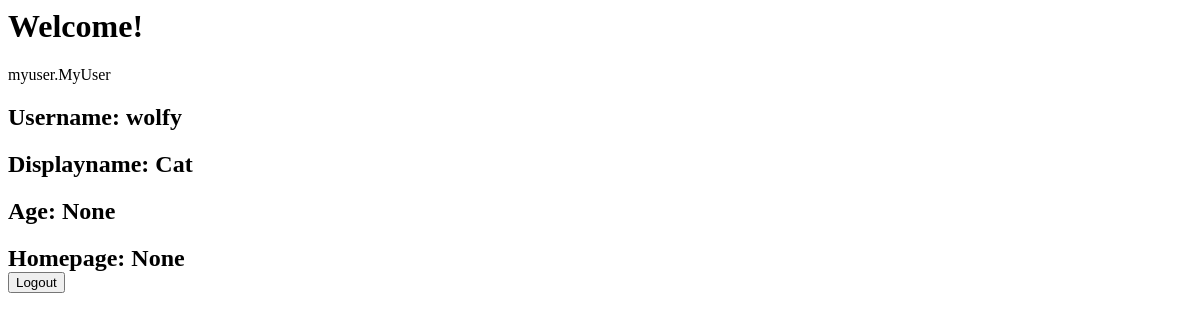
Page / (signed in) on the earlier database version.
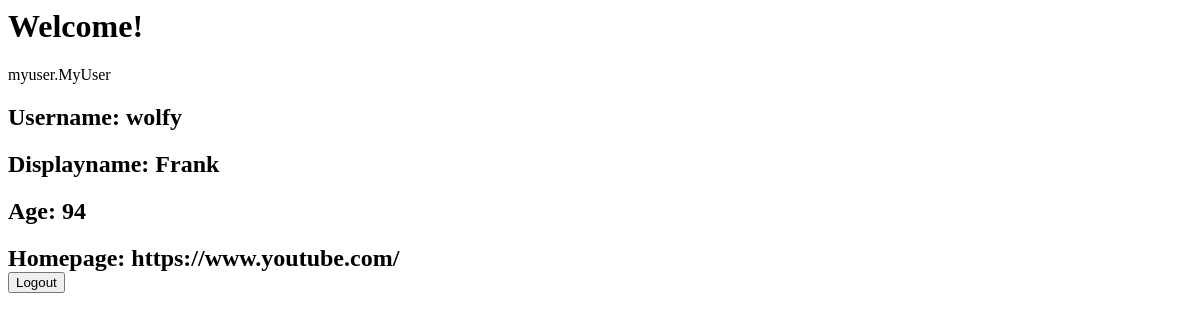
Same page on the later database version.
### myuser/models.py (models this page shows)
class MyUser(AbstractUser):
    displayname = models.CharField(max_length=100, default="")
    age = models.IntegerField(blank=True, null=True)
    homepage = models.URLField(blank=True, null=True)

### myuser/views.py (the view)
# urls.py: path('', views.index_view, name='home_page'),
@login_required
def index_view(request):
    return render(request, "index.html", { "welcome": "Welcome!", "usermodel": AUTH_USER_MODEL})

### templates/index.html
<h1> {{welcome}}</h1>
    {{usermodel}}
    <h2>Username: {{user.username}}</h2>
    <h2>Displayname: {{user.displayname}}</h2>
    <h2>Age: {{user.age}}</h2>
    <h2>Homepage: {{user.homepage}}
    <br>
    <a href="/logout/"><button>Logout</button></a>

Differences in the rows shown:
changed MyUser "wolfy": displayname "Cat" → "Frank"; age "None" → "94"; homepage "None" → "https://www.youtube.com/"
